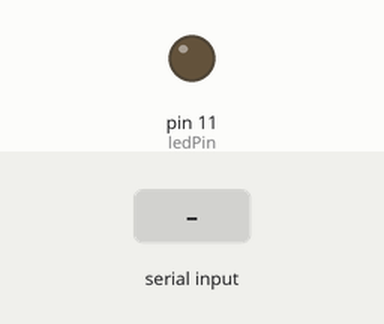
Simulated run of this sketch. Board: Arduino Uno, built with avr-gcc and run on an emulated ATmega328P. On the bench: output pins drawn as LEDs (lit = HIGH). Inputs (shaded band) come from the test bench. Pins used as bus, display or sensor lines are not drawn.

Above: at 1.2 s.
1.3 s: "90,45\n" received over Serial
At 1.7 s:
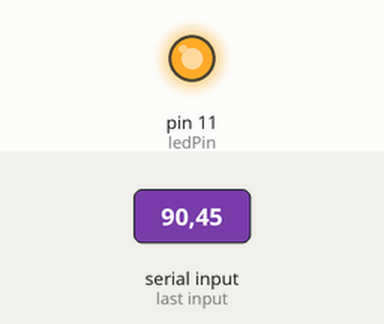
Timing chart, 0 to 20.8 s (numbered marks = the images above; inputs shaded):
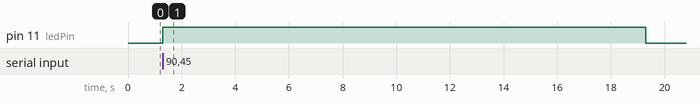

Measured:
- after the input at 1.3 s, pin 11 (ledPin): LOW → HIGH at once, → LOW 18.0 s later

The sketch:

PowerSwitch.ino
```cpp
// (licence header left out)
const int ledPin = 11;		// Teensy has LED on 11, Teensy++ on 6
const int tlp521Pin = 01;
char incomingByte;		// input numbers from USB to serial port
int seconds;			// How many seconds for similar to press button

// the setup() method runs once, when the sketch starts

void setup() {
  // initialize the digital pin as an output.
  pinMode(ledPin, OUTPUT);
  pinMode(tlp521Pin, OUTPUT);

  Serial.begin(9600);	// USB is always 12 Mbit/sec
}

// the loop() methor runs over and over again,
// as long as the board has power

void loop() {
  while (Serial.available()) {
    incomingByte = Serial.read();
    // do something with incomingByte
    //Serial.println(incomingByte);
    seconds = atoi(&incomingByte);
    digitalWrite(ledPin, HIGH);		// set the LED on
    digitalWrite(tlp521Pin, HIGH);
    delay(seconds * 1000);		// set 512 ping to high in seconds
    digitalWrite(ledPin, LOW);		// set the LED off
    digitalWrite(tlp521Pin, LOW);
  }
}
```
